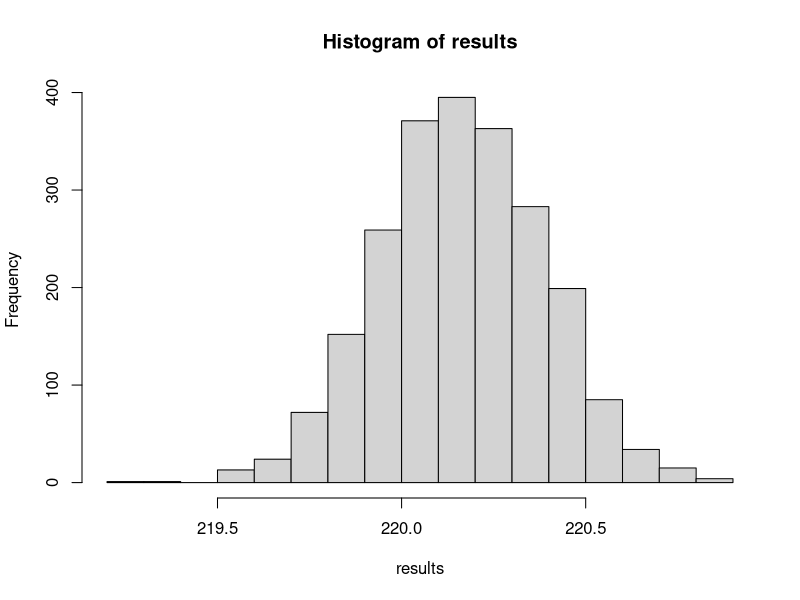

R code for this plot:
##############
###DSLAB L11_1 
##############
rbinom(1 , 2271 , 0.5)/2271 # n = 2271 , p = 0.5 , r = 1
results = rbinom(1e6 , n = 2271 ,0.5)/2271  #divided by 2271 or 1e6 ? 
mean(results)
sd(results)
hist(results)

##Sampling distribution and convergence in probability 
mean(runif(10 , 0 , 100))
mean(runif(100 , 0 , 100))
mean(runif(1000 , 0 , 100))


#Demonstarting CLT for binomial  
CLT_binom = function( B , n , p)
{

}

